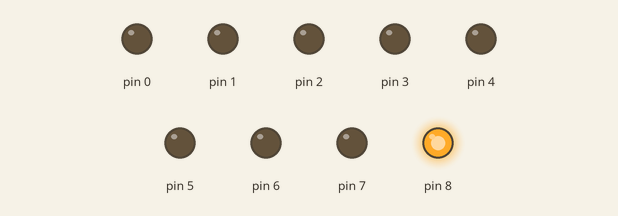
Simulated run of this sketch. Board: Arduino Uno, built with avr-gcc and run on an emulated ATmega328P. On the bench: output pins drawn as LEDs (lit = HIGH).

Above: at 0.05 s.
At 4.95 s:
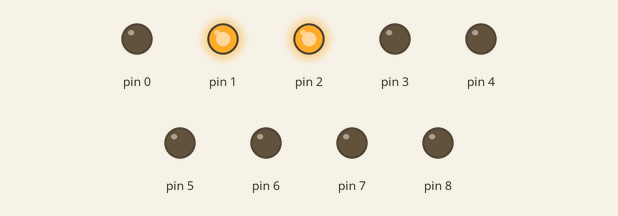
At 9.95 s:
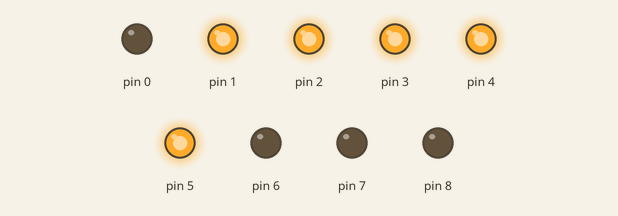
At 19.95 s:
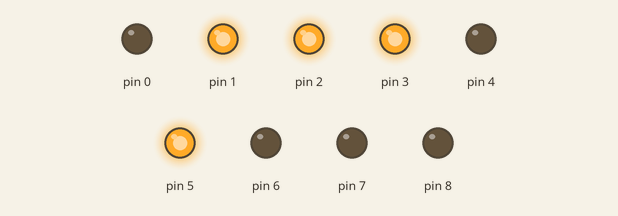
At 29.85 s:
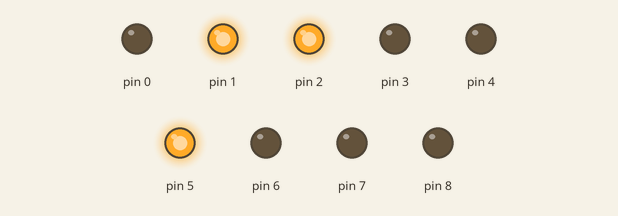
At 39.85 s:
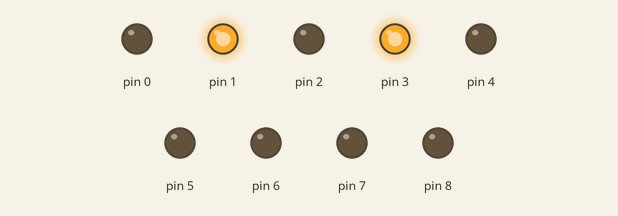
Timing chart, 0 to 40.0 s (numbered marks = the images above):
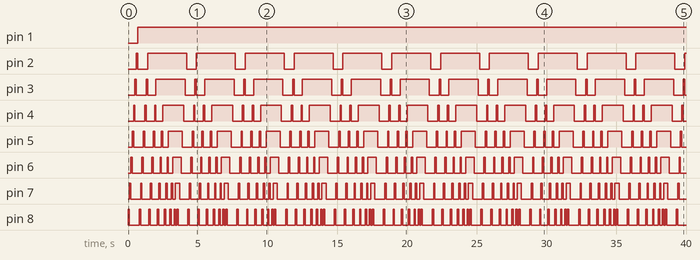

Measured:
- by itself, pin 1: LOW → HIGH at 0.70 s
- by itself, pin 2: repeats every 3.5 s: LOW 0.70 s, HIGH 2.8 s
- by itself, pin 3: repeats every 3.5 s: LOW 0.70 s, HIGH 0.10 s, LOW 0.60 s, HIGH 2.1 s
- by itself, pin 4: repeats every 3.5 s: LOW 0.70 s, HIGH 0.10 s, LOW 0.60 s, HIGH 0.10 s, LOW 0.50 s, HIGH 1.5 s
- by itself, pin 5: repeats every 3.5 s: LOW 0.70 s, HIGH 0.10 s, LOW 0.60 s, HIGH 0.10 s, LOW 0.50 s, HIGH 0.10 s, LOW 0.40 s, HIGH 1.0 s
- by itself, pin 6: repeats every 3.5 s: LOW 0.70 s, HIGH 0.10 s, LOW 0.60 s, HIGH 0.10 s, LOW 0.50 s, HIGH 0.10 s, LOW 0.40 s, HIGH 0.10 s, LOW 0.30 s, HIGH 0.60 s
- by itself, pin 7: repeats every 3.5 s: LOW 0.70 s, HIGH 0.10 s, LOW 0.60 s, HIGH 0.10 s, LOW 0.50 s, HIGH 0.10 s, LOW 0.40 s, HIGH 0.10 s, LOW 0.30 s, HIGH 0.10 s, LOW 0.20 s, HIGH 0.30 s

The sketch:

Bai4.ino
```cpp
void setup()
{
  // put your setup code here, to run once:
  for (int i = 0; i < 9; i++)
    pinMode(i, OUTPUT);
}

int light=1;

void loop()
{
  // put your main code here, to run repeatedly:
  for(int i=8;i>=light;i--)
  {
    if(i!=8)
      digitalWrite(i+1,0);
    digitalWrite(i,1);
    delay(100);
  }
  light++;
  if(light==8)
    light=1;
}
```
